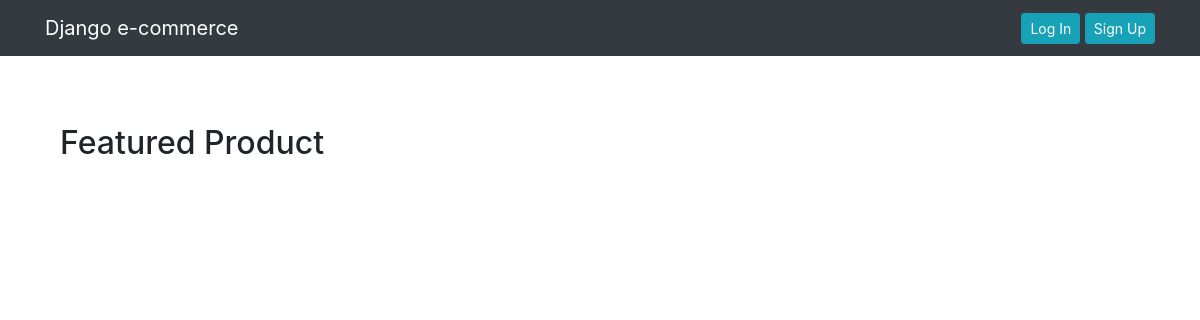
/, run on an earlier commit of the app's database.
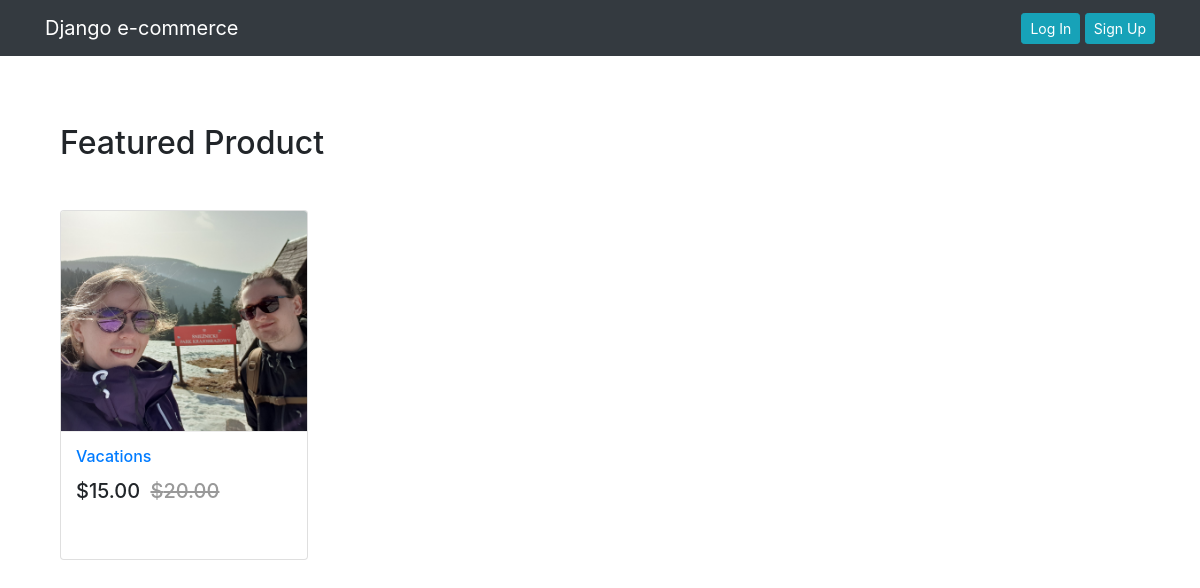
And on a later commit of the database.
### Shop_API/models.py (models this page shows, shortened)
class Product(models.Model):
    mainimage = models.ImageField(upload_to = 'Product')
    name = models.CharField(max_length = 255)
    category = models.ForeignKey(
        Category,
        on_delete = models.CASCADE,
        related_name = 'category'
    )
    preview_text = models.TextField(max_length = 200, verbose_name = 'Preview Text')
    details_text = models.TextField(max_length = 1000, verbose_name = 'Description')
    price = models.FloatField()
    old_price = models.FloatField(default = 0.00)
    created_time = models.DateTimeField(auto_now_add = True)
    class Meta:
        ordering = ['-created_time',]

### Shop_API/views.py (the view)
# urls.py: path('', views.Home.as_view(), name = 'home'),
class Home(ListView):
    model = Product
    template_name = 'Shop_API/home.html'

### templates/Shop_API/home.html
{% extends 'base.html' %}
{% block body_block %}
<div class="container my-5">
  <h2 class="my-5">Featured Product</h2>
  <div class="row">
    {% for product in object_list %}
      <div class="col-md-6 col-sm-12 col-lg-3">
        <figure class="card card-product">
          <div class="img-wrap">
            <img src="/media/{{ product.mainimage }}" style="width:100%; height:300px;">
          </div>
          <figcaption class="info-wrap">
            <h6 class="title"><a href="{% url 'Shop_API:product_detail' pk=product.pk %}">{{ product.name }}</a></h6>
            <div class="action-wrap">
              <div class="price-wrap h5">
                <span class="price-new"> ${{ product.price|floatformat:2 }} </span>
                <span class="price-old"><strike> ${{ product.old_price|floatformat:2 }} </strike></span>
              </div>
            </div>
          </figcaption>
        </figure>
      </div>
  {% endfor %}
  </div>
</div>
{% endblock %}

What changed in the data, as far as the page shows it:
added Product: mainimage (picture), name "Vacations", price "15.00", old_price "20.00"
